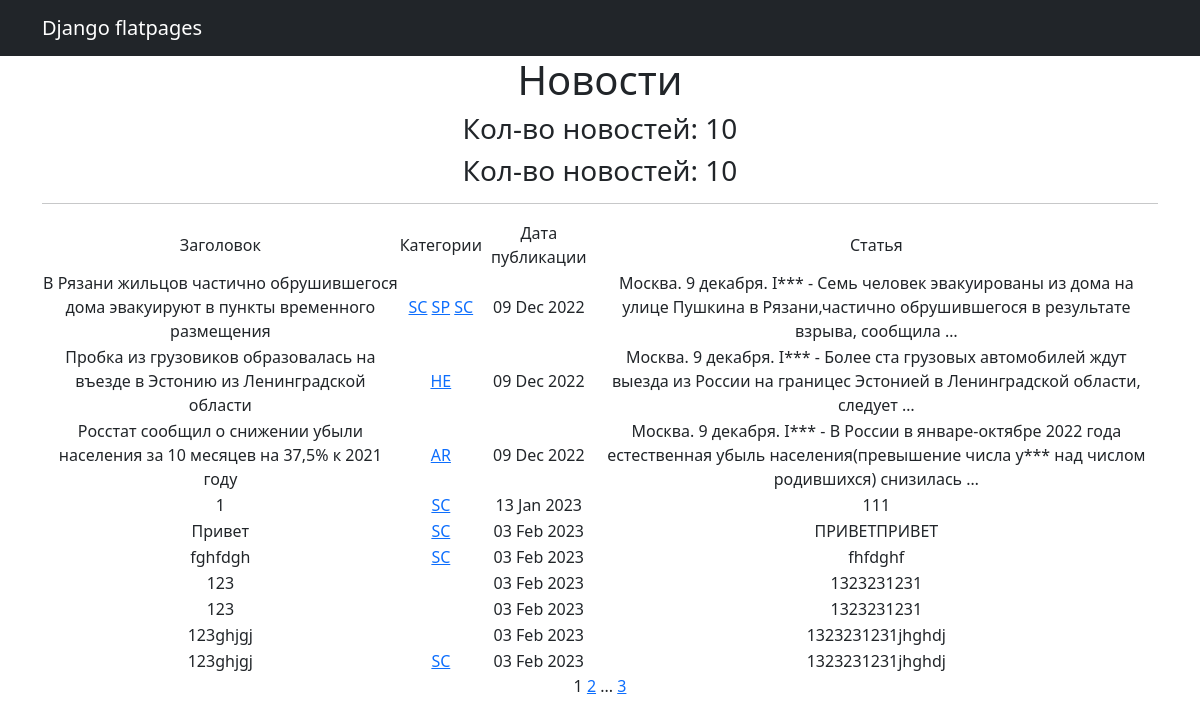
Page /news/ on the committed database.
### news/models.py (models this page shows, shortened)
class Post(models.Model):
    author = models.ForeignKey(Author, on_delete=models.CASCADE)
    type_of_post = models.CharField(max_length=2, choices=type_post)
    time_in = models.DateTimeField(auto_now_add=True)
    title = models.CharField(max_length=255)
    text = models.TextField()
    rating_post = models.IntegerField(default=0)
    post_category = models.ManyToManyField(Category, through='PostCategory')
    @property
    def rating(self):
        return self.rating_post

class Category(models.Model):
    name_category = models.CharField(unique=True, max_length=2, choices=category)
    subscribers = models.ManyToManyField(User, blank=True, null=True, related_name='categories')
    def __str__(self):
        return self.name_category

### news/views.py (the view)
# urls.py: path('news/', cache_page(60)(NewsList.as_view()), name='news_list'),
class NewsList(ListView):
    model = Post
    ordering = 'time_in'
    template_name = 'news.html'
    context_object_name = 'news'
    paginate_by = 10

### news/templatetags/custom_filter.py (called while the page is built)
@register.filter()
def censor(value: str) -> str:
    CURRENCY_WORDS = {'INTERFAX.RU':True,
                      'умерших': True
                      }
    try:
        if not isinstance(value, str):
            raise Exception('Error')
        a = value
        for word in list(CURRENCY_WORDS.keys()):
            if word in a:
                a = a.replace(word, f'{word[:1]}***')
            if word.capitalize() in a:
                a = a.replace(word.capitalize(), f'{word[:1].capitalize()}***')
        return a
    except Exception as e:
        print(e)

### templates/news.html (shortened to what this page needs)
{% extends 'flatpages/default.html' %}
{% load custom_filter %}
{% block content %}
   <h1>Новости</h1>
    {% load cache %}
    {% cache 60 header %}
        <h3>Кол-во новостей: {{ news|length }}</h3>
    {% endcache %}
   <h3>Кол-во новостей: {{ news|length }}</h3>
    <hr>
   {% if news %}
       <table>
           <tr>
               <td>Заголовок</td>
               <td>Категории</td>
               <td>Дата публикации</td>
               <td>Статья</td>
           </tr>
           {% for post in news %}
           <tr>
               <td>{{ post.title }}</td>
               <td>
                   {% for category in post.post_category.all %}
                        <a href="{% url 'category_list' category.id %}">{{ category }}</a>
                   {% endfor %}
               </td>
               <td>{{ post.time_in|date:'d M Y' }}</td>
               <td>{{ post.text|truncatewords:20|censor }}</td>
           </tr>
           {% endfor %}
       </table>
   {% else %}
       <h2>Новостей нет!</h2>
   {% endif %}
   {{ page_obj.number }}
   {% if page_obj.has_next %}
       <a href="?page={{ page_obj.next_page_number }}">{{ page_obj.next_page_number }}</a>
       {% if paginator.num_pages != page_obj.next_page_number %}
           ...
           <a href="?page={{ page_obj.paginator.num_pages }}">{{ page_obj.paginator.num_pages }}</a>
       {% endif %}
   {% endif %}
{% endblock content %}

### rows in the picture
Post: title "В Рязани жильцов частично обрушившегося дома эвакуируют в пункты временного размещения", time_in "09 Dec 2022", text|censor "Москва. 9 декабря. I*** - Семь человек эвакуированы из дома на улице Пушкина в Рязани,частично обрушившегося в результате взрыва, сообщила …"
Category: name_category "SC"
Category: name_category "SP"
Post: title "Пробка из грузовиков образовалась на въезде в Эстонию из Ленинградской области", time_in "09 Dec 2022", text|censor "Москва. 9 декабря. I*** - Более ста грузовых автомобилей ждут выезда из России на границес Эстонией в Ленинградской области, следует …"
Category: name_category "HE"
Post: title "Росстат сообщил о снижении убыли населения за 10 месяцев на 37,5% к 2021 году", time_in "09 Dec 2022", text|censor "Москва. 9 декабря. I*** - В России в январе-октябре 2022 года естественная убыль населения(превышение числа у*** над числом родившихся) снизилась …"
Category: name_category "AR"
Post: title "1", time_in "13 Jan 2023", text|censor "111"
Post: title "Привет", time_in "03 Feb 2023", text|censor "ПРИВЕТПРИВЕТ"
Post: title "fghfdgh", time_in "03 Feb 2023", text|censor "fhfdghf"
Post: title "123", time_in "03 Feb 2023", text|censor "1323231231"
Post: title "123", time_in "03 Feb 2023", text|censor "1323231231"
Post: title "123ghjgj", time_in "03 Feb 2023", text|censor "1323231231jhghdj"
Post: title "123ghjgj", time_in "03 Feb 2023", text|censor "1323231231jhghdj"

### other values in the picture
{{ news|length }} "10"
{{ page_obj.number }} "1"
{{ page_obj.next_page_number }} "2"
{{ page_obj.paginator.num_pages }} "3"
